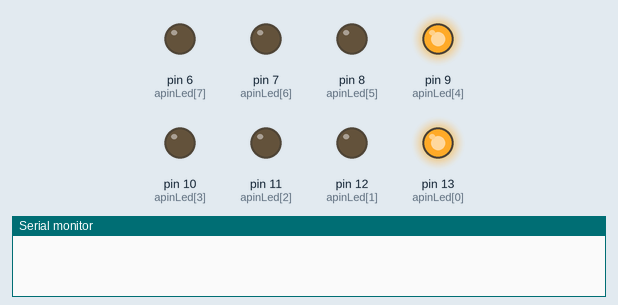
This sketch was run on a simulated Arduino Uno, built with avr-gcc and run on an emulated ATmega328P. Shown: output pins drawn as LEDs (lit = HIGH), the last lines printed to the serial monitor.

Above: at 0.05 s.
At 0.55 s:
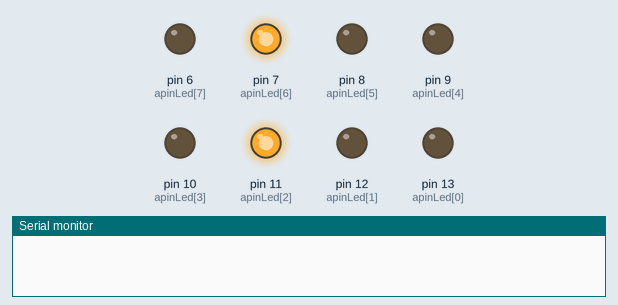
At 1.45 s:
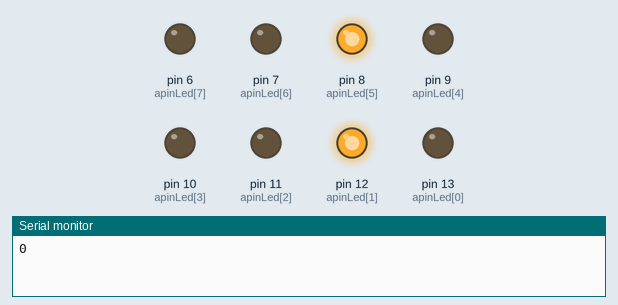
At 2.8 s:
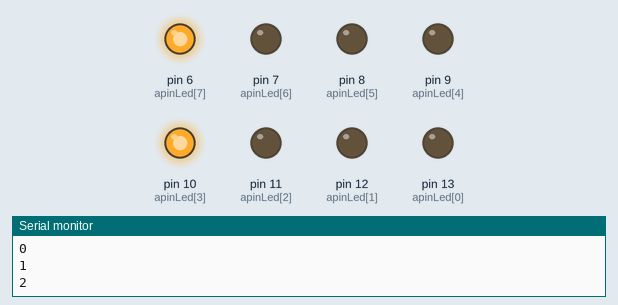
Timing chart, 0 to 3.1 s (numbered marks = the images above):
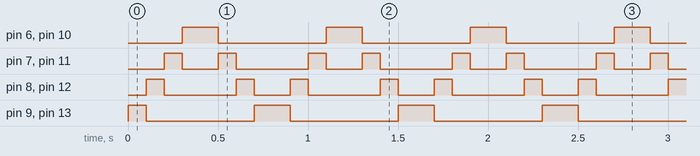

Measured:
- by itself, pin 6 (apinLed[7]), pin 10 (apinLed[3]): alternates HIGH for 0.20 s and LOW for 0.60 s
- by itself, pin 7 (apinLed[6]), pin 11 (apinLed[2]): repeats every 0.80 s: LOW 0.20 s, HIGH 0.10 s, LOW 0.40 s, HIGH 0.10 s
- by itself, pin 8 (apinLed[5]), pin 12 (apinLed[1]): repeats every 0.80 s: LOW 0.40 s, HIGH 0.10 s, LOW 0.20 s, HIGH 0.10 s
- by itself, pin 9 (apinLed[4]), pin 13 (apinLed[0]): repeats every 0.80 s: LOW 0.60 s, HIGH 0.20 s

The sketch:

ex03.ino
```cpp
int apinLed[8] = {13, 12, 11, 10, 9, 8, 7, 6};
int loop_val = 0;
void setup() {
  // put your setup code here, to run once:
  Serial.begin(115200);
   for(int i=0; i<8; i++){
    pinMode(apinLed[i],OUTPUT);
  }
}

void loop() {
  // led 0 and led 4 together and go back
  int i=0;
  for(i=0; i<4; i++){
    digitalWrite(apinLed[i],true);
    digitalWrite(apinLed[i+4], true);
    delay(100);
    digitalWrite(apinLed[i],false);
    digitalWrite(apinLed[i+4],false);
  }
   for(i=7; i>3; i--){
    digitalWrite(apinLed[i],HIGH);
    digitalWrite(apinLed[i-4],HIGH);
    delay(100);
    digitalWrite(apinLed[i-4],LOW);
    digitalWrite(apinLed[i],LOW);
  }
  Serial.println(loop_val);
  loop_val++;
}
```
